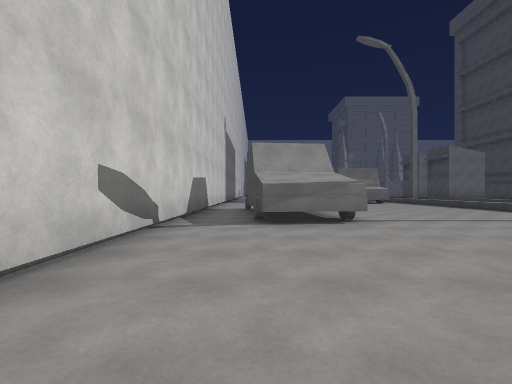
[1] (above)

24 first-person views from a walk through a 3-D level made in the Unity game engine. The camera is 1.3 m above the floor, looks level and sees 85° across. The floor is counted in squares, 2 m on a side. Each view is taken from the middle of a square. On the plan, view 1 faces up. The plan holds only what a view shows up to about 9 squares ahead; the rest is blank. The place goes on beyond the plan. The player character is not drawn. Surface patterns are stand-ins for the level's own textures.

[2]
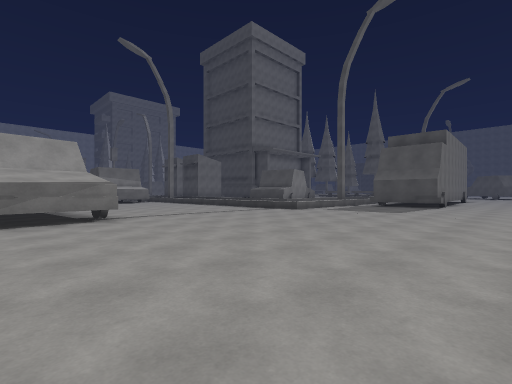

[3]
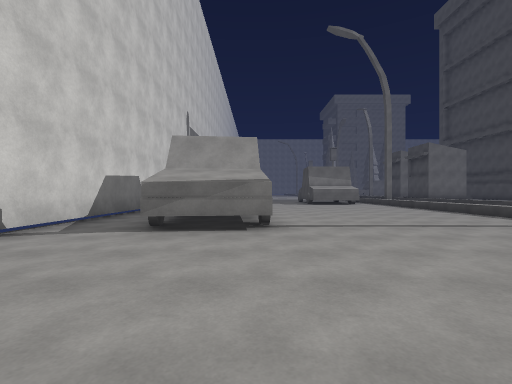

[4]
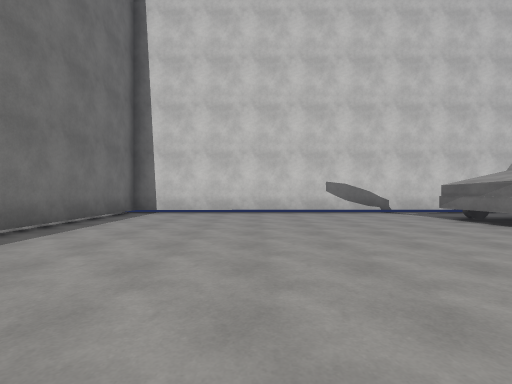

[5]
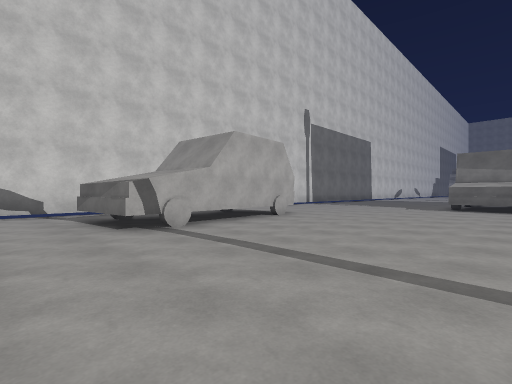

[6]
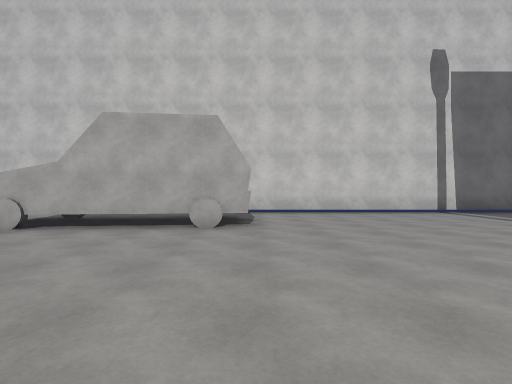

[7]
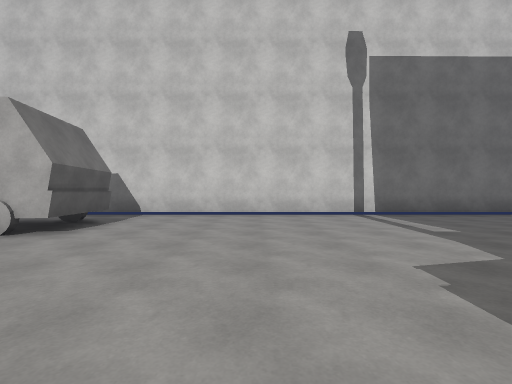

[8]
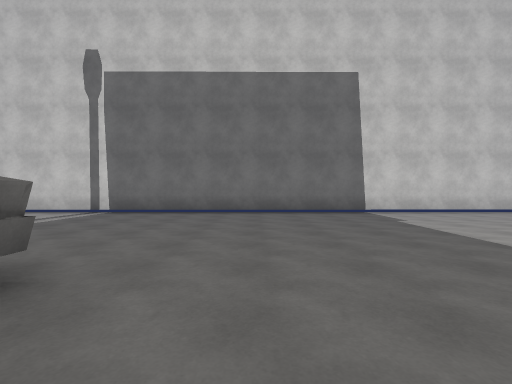

[9]
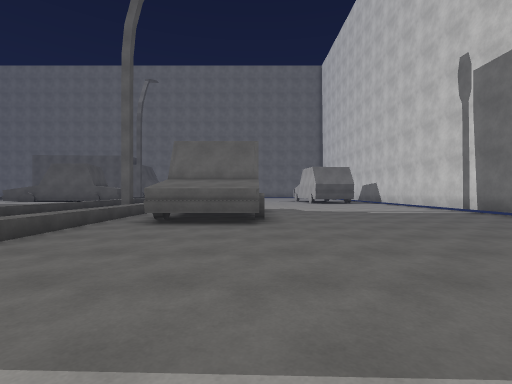

[10]
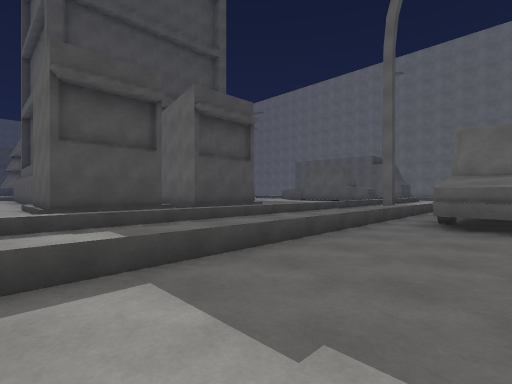

[11]
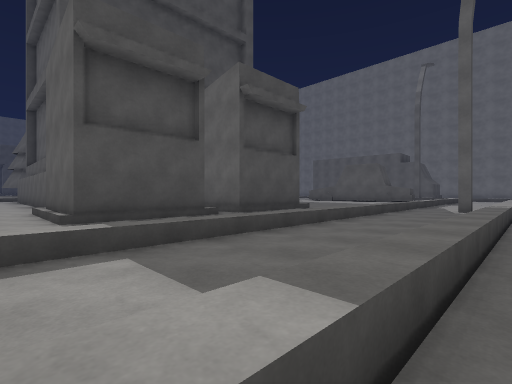

[12]
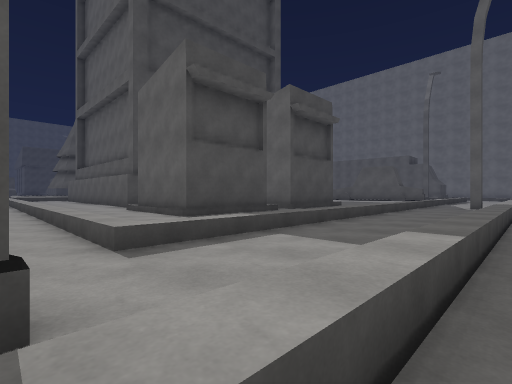

[13]
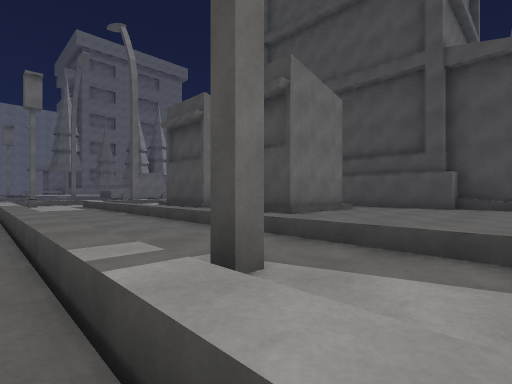

[14]
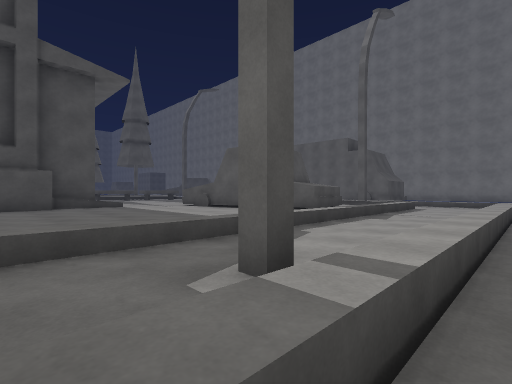

[15]
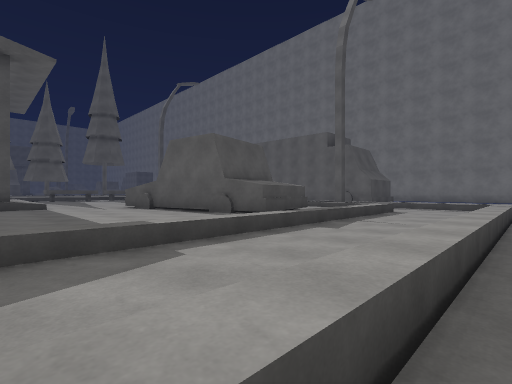

[16]
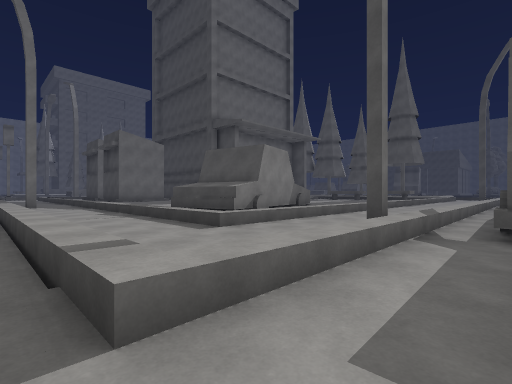

[17]
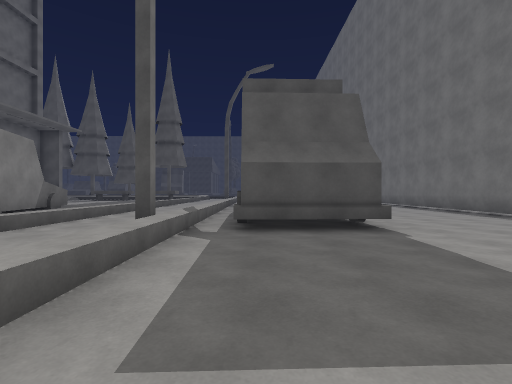

[18]
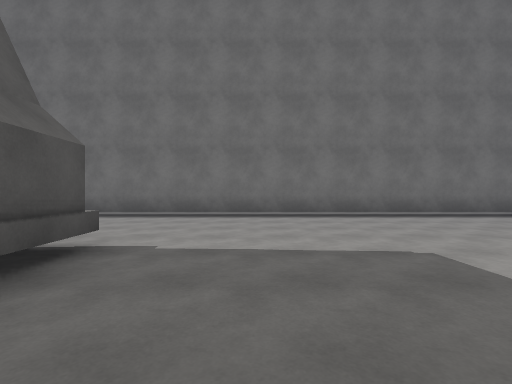

[19]
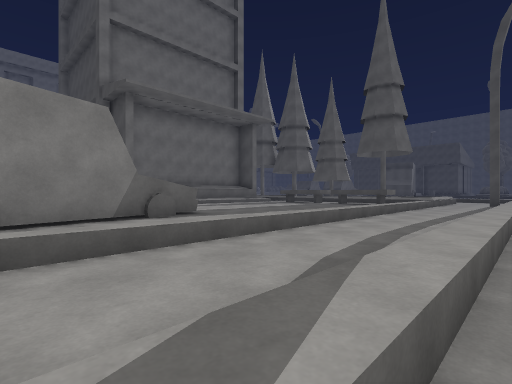

[20]
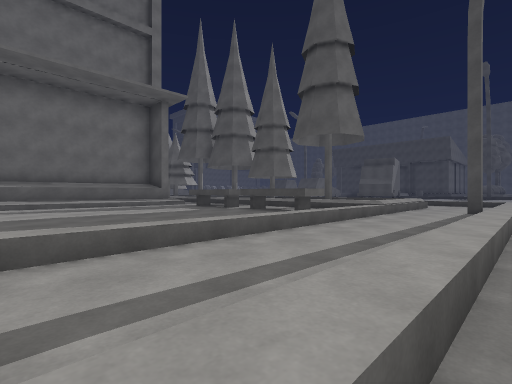

[21]
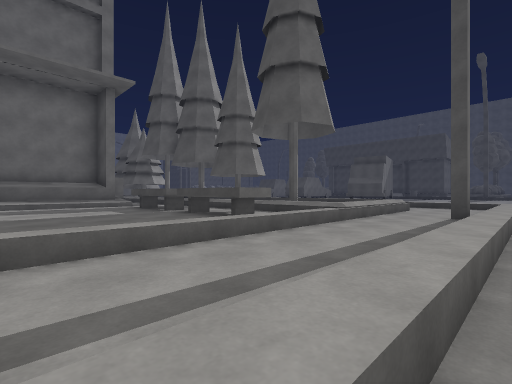

[22]
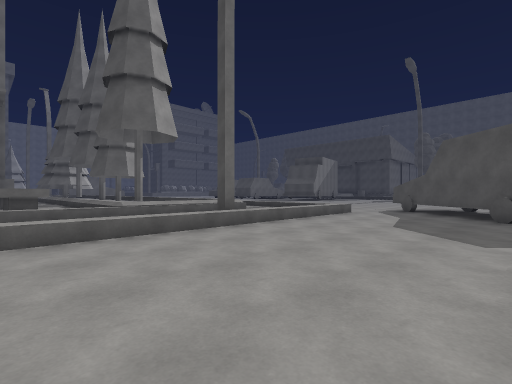

[23]
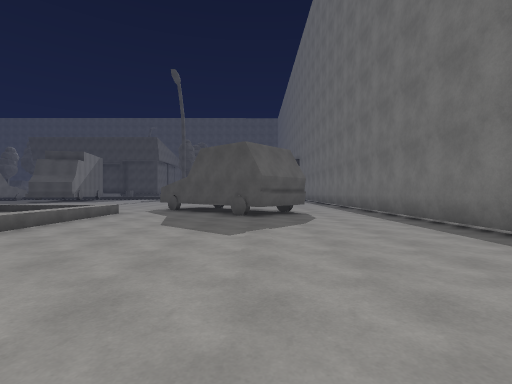

[24]
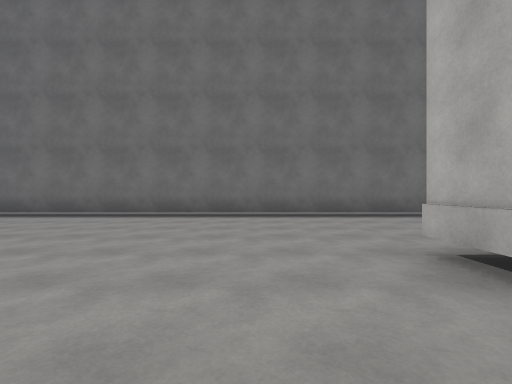

### Floor plan
Key: @ floor where view 1 was taken; # wall or solid block; . main floor; : floor 0.25 m higher than the main floor; + floor 0.75 m higher than the main floor; = window, fence, low wall or low ledge; ^ raised ledge; H house; B bench.
Columns run from 2 left of view 1 to 34 right of it. Each row starts with its distance up from view 1.
 28 #...      .##
 27 #....     .=:++++++++
 26 #..... ....=:+ ::::::
 25 #..........=:+ ####HHH
 24 #..........=:+ #   HH
 23 #..........=:+ #    H
 22 #..........=:+ #
 21 #..........=:+ ###
 20 #......###.=:+ ###
 19 #......###.=:+ ####H
 18 #......   .=:+ ::::HH
 17 #......   .#:+ ::::HH
 16 #...... # .#:+ :::::HHHHHH
 15 #........ .=:+ :::::HHHHHHH
 14 #........ .=:+ ::::::::::::
 13 #..........=:+ :: ==::::::^^
 12 #..........=:+=###^  :::::^^:
 11 #..........=:+^^## ^=:::::BB:
 10 #.###......=:+=^###^ :::::B :
  9 #.###......=:+ == :: :::::BB:
  8 #.###......=:++++++++++++++++++++
  7 #.###......=::::::::::::::::::::::
  6 #.###......#===##=============##==#
  5 #...................................
  4 #..............##        ...........#
  3 #..............#        #...........#
  2 #..............#        #..........##
  1 #.................      ..........##
  0 #.@................    ............#
 -1 #...................  ..............
 -2 #...................  ..............
 -3 ####################################

Where each view was taken, in squares from view 1:
view 1: 0 up, 0 right, facing up
view 2: 1 down, 0 right, facing up-right
view 3: 1 up, 2 right, facing up
view 4: 1 up, 7 right, facing left
view 5: 4 up, 7 right, facing up-left
view 6: 11 up, 7 right, facing left
view 7: 14 up, 6 right, facing left
view 8: 22 up, 7 right, facing left
view 9: 26 up, 5 right, facing down
view 10: 26 up, 6 right, facing down-right
view 11: 26 up, 8 right, facing down-right
view 12: 28 up, 8 right, facing down-right
view 13: 15 up, 8 right, facing up-right
view 14: 18 up, 8 right, facing down-right
view 15: 16 up, 8 right, facing down-right
view 16: 4 up, 8 right, facing up-right
view 17: 4 up, 8 right, facing right
view 18: 5 up, 11 right, facing down
view 19: 5 up, 14 right, facing up-right
view 20: 5 up, 19 right, facing up-right
view 21: 5 up, 21 right, facing up-right
view 22: 1 up, 24 right, facing up-right
view 23: 1 up, 24 right, facing right
view 24: 5 up, 24 right, facing down
